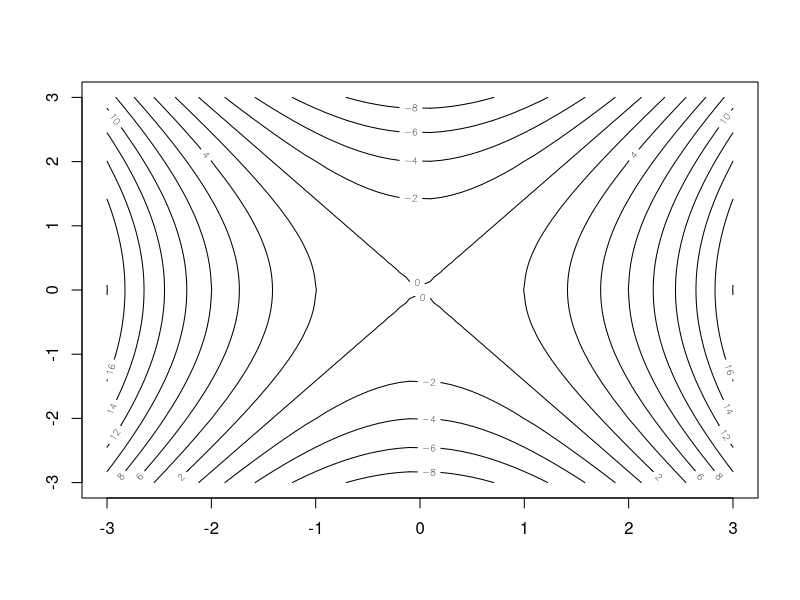
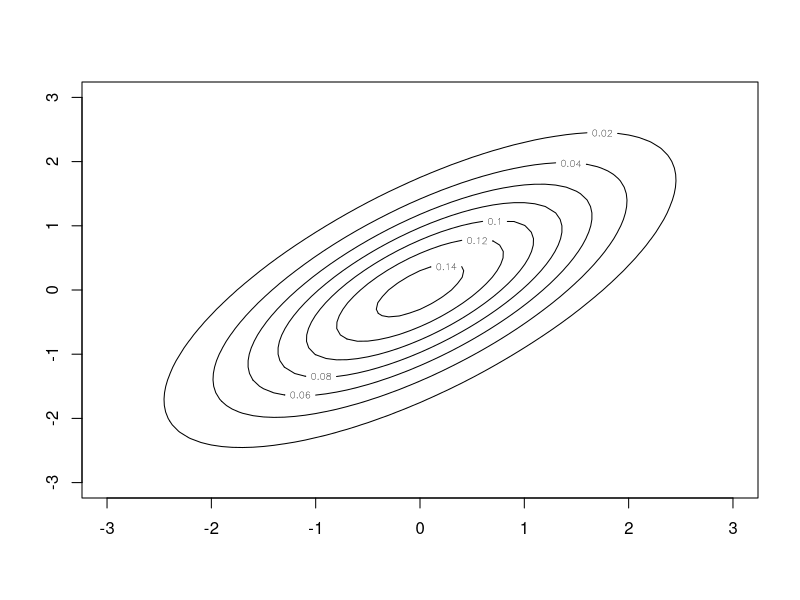

These figures' R source, in order: (Note: this script raises an error after producing the figures.)
#3-d plot of z = 2x^2 - y^2
x_min <- -3
x_max <- 3
y_min <- -3
y_max <- 3
x <- seq(-3, 3, by = 0.1)
y <- seq(-3, 3, by = 0.1)
z <- matrix(nrow=length(x), ncol=length(y))
for(i in 1:length(x)){
  for(j in 1:length(y)){
    z[i,j] <- 2*x[i]^2 - y[j]^2
  }
}
contour(x,y,z)

library(mvtnorm)
min <- -3
max <- 3
var_x <- 1.5
var_y <- 1.5
cor_xy <- 0.7
Sigma <- cbind(c(var_x,cor_xy*sqrt(var_x)*sqrt(var_y)),c(cor_xy*sqrt(var_x)*sqrt(var_y),var_y))
x <- seq(min, max, by = 0.1)
y <- seq(min, max, by = 0.1)
z <- matrix(nrow=length(x), ncol=length(y))
co_df <- data.frame('x', 'y', 'z')
for (i in 1:length(x)){
  for (j in 1:length(y)){
    z[i,j] <- dmvnorm(c(x[i],y[j]),c(0,0),Sigma)
  }
}
contour(x, y, z)

co_df <- data.frame('x' = x, 'y' = y)
ggplot(co_df, aes(x = x, y = y, z = z)) + geom_contour()
df.grad <- expand.grid(x = seq(-4,4, by = 0.1),y = seq(-4,4, by = 0.1))
dens <- cbind(df.grad, z = dmvnorm(df.grad,c(0,0), Sigma))
ggplot(dens, aes(x = x, y = y, z = z)) + geom_contour_filled()

library(MASS)
plot(mvrnorm(1000, mu = c(0,0), Sigma))